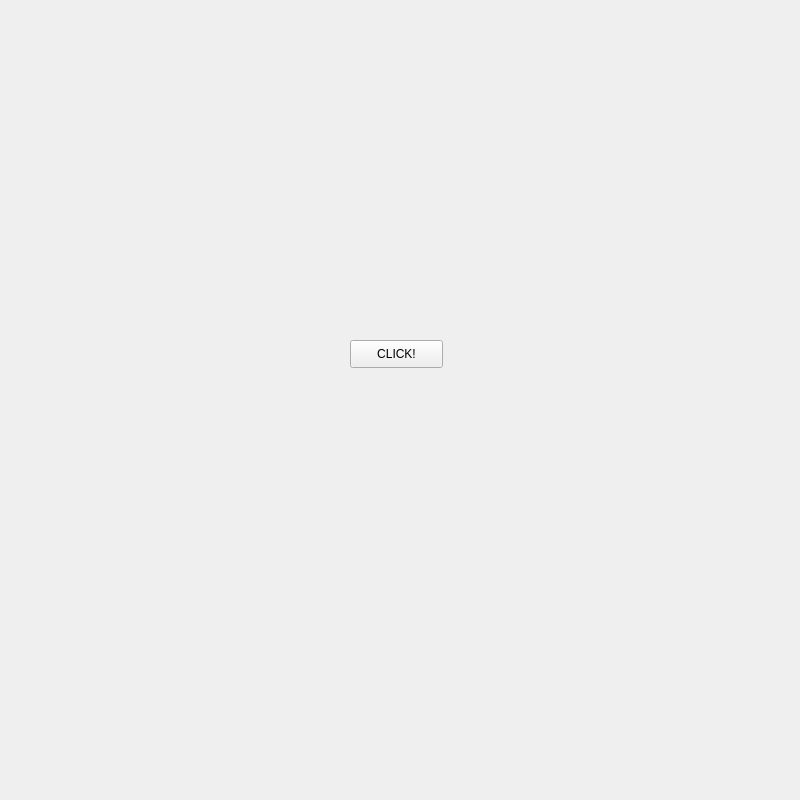
<?xml version="1.0" encoding="UTF-8"?>
<ui version="4.0">
 <class>Form</class>
 <widget class="QWidget" name="Form">
  <property name="geometry">
   <rect>
    <x>0</x>
    <y>0</y>
    <width>800</width>
    <height>800</height>
   </rect>
  </property>
  <property name="minimumSize">
   <size>
    <width>800</width>
    <height>600</height>
   </size>
  </property>
  <property name="maximumSize">
   <size>
    <width>800</width>
    <height>800</height>
   </size>
  </property>
  <property name="windowTitle">
   <string>Form</string>
  </property>
  <widget class="QPushButton" name="pushButton">
   <property name="geometry">
    <rect>
     <x>350</x>
     <y>340</y>
     <width>93</width>
     <height>28</height>
    </rect>
   </property>
   <property name="text">
    <string>CLICK!</string>
   </property>
  </widget>
 </widget>
 <resources/>
 <connections/>
</ui>
